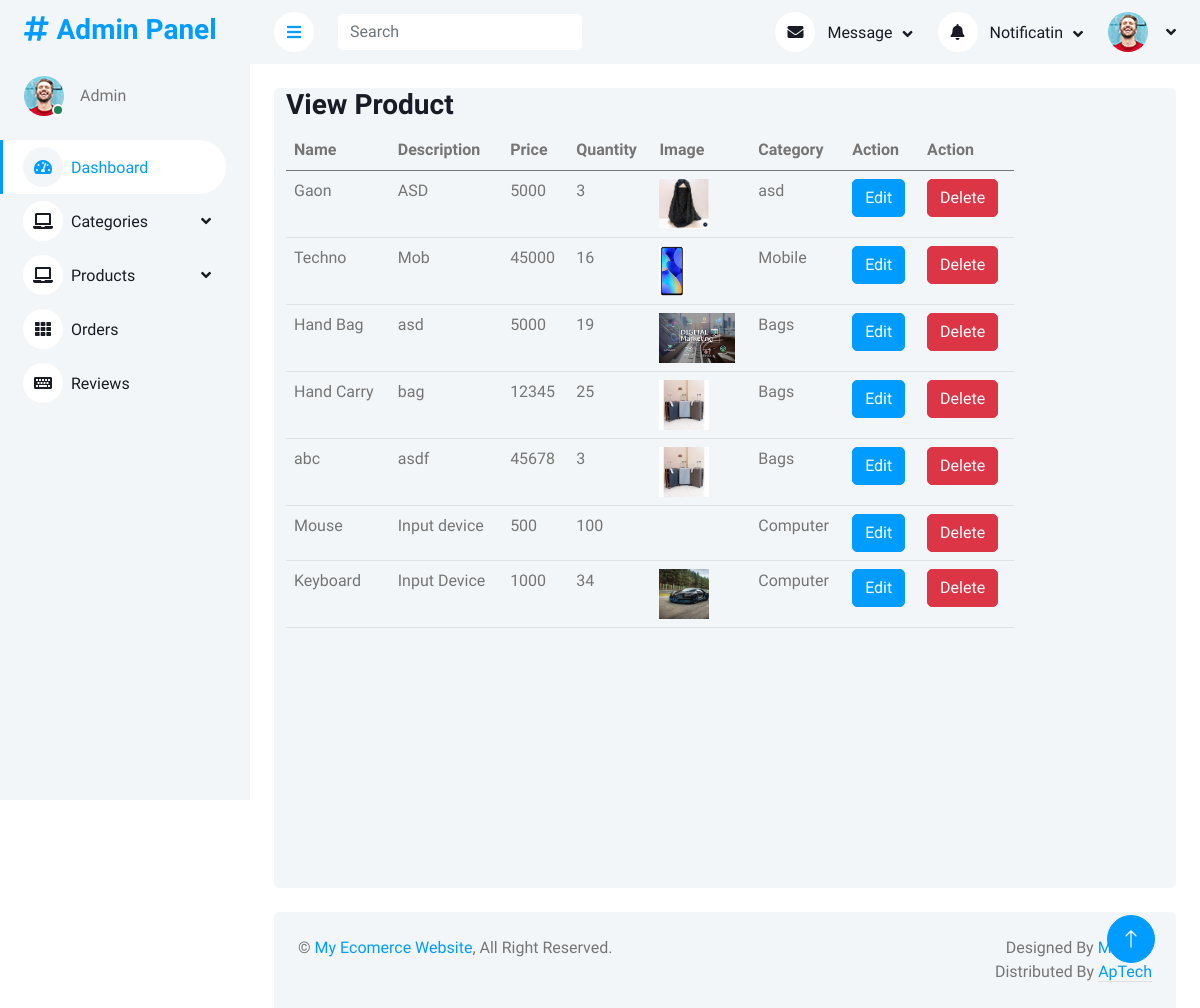
Page /AdminPanel/viewProduct.php on the committed database.
### tables this page shows
CREATE TABLE `products` (
  `id` int(11) NOT NULL,
  `name` varchar(200) NOT NULL,
  `description` varchar(200) NOT NULL,
  `price` int(11) NOT NULL,
  `quantity` int(11) NOT NULL,
  `image` varchar(500) NOT NULL,
  `catid` int(11) NOT NULL,
  `procid` varchar(200) DEFAULT NULL
);

CREATE TABLE `categories` (
  `id` int(11) NOT NULL,
  `Name` varchar(200) DEFAULT NULL,
  `Description` varchar(500) NOT NULL,
  `image` varchar(300) NOT NULL
);

### AdminPanel/viewProduct.php (the view)
<?php
include('query.php');
include('header.php');
?>
            <div class="container-fluid pt-4 px-4">
                <div class="row vh-100 bg-light rounded mx-0">
                    <div class="col-md-10">
                        <h3>View Product</h3>
                            <table class="table">
                                <thead>
                                    <tr>
                                        <th>Name</th>
                                        <th>Description</th>
                                        <th>Price</th>
                                        <th>Quantity</th>
                                        <th>Image</th>
                                        <th>Category</th>
                                        <th>Action</th>
                                        <th>Action</th>
                                    </tr>
                                </thead>
                                <tbody>
                                    <?php
                                    $query = $pdo->query("SELECT categories.Name as CatName, products.* from products join categories on categories.id = products.catid");
                                    $allProducts = $query->fetchAll(PDO::FETCH_ASSOC);
                                    foreach($allProducts as $Product){
                                    ?>
                                    <tr>
                                        <td><?php echo $Product['name'] ?></td>
                                        <td><?php echo $Product['description'] ?></td>
                                        <td><?php echo $Product['price'] ?></td>
                                        <td><?php echo $Product['quantity'] ?></td>
                                        <td> <img height="50px" src="img/<?php echo $Product['image'] ?>" alt=""> </td>
                                        <td><?php echo $Product['CatName'] ?></td>
                                        <td><a href="editProduct.php?id=<?php echo $Product['id']?>" class="btn btn-primary">Edit</a></td>
                                        <td><a href="?did=<?php echo $Product['id']?>" class="btn btn-danger">Delete</a></td>
                                    </tr>
                                   <?php
                                   }
                                   ?>
                                </tbody>
                            </table>
            </div>
            </div>
</div>
<?php
include('footer.php');
?>

### AdminPanel/css/style.css (style rules this page uses)
:root { --primary: #009CFF; --light: #F3F6F9; --dark: #191C24; }
.btn { transition: .5s; }
.btn.btn-primary { color: #FFFFFF; }

### rows in the picture
products: name "Gaon", description "ASD", price "5000", quantity "3", image (picture), catid.Name "asd"
products: name "Techno", description "Mob", price "45000", quantity "16", image (picture), catid.Name "Mobile"
products: name "Hand Bag", description "asd", price "5000", quantity "19", image (picture), catid.Name "Bags"
products: name "Hand Carry", description "bag", price "12345", quantity "25", image (picture), catid.Name "Bags"
products: name "abc", description "asdf", price "45678", quantity "3", image (picture), catid.Name "Bags"
products: name "Mouse", description "Input device", price "500", quantity "100", catid.Name "Computer"
products: name "Keyboard", description "Input Device", price "1000", quantity "34", image (picture), catid.Name "Computer"
